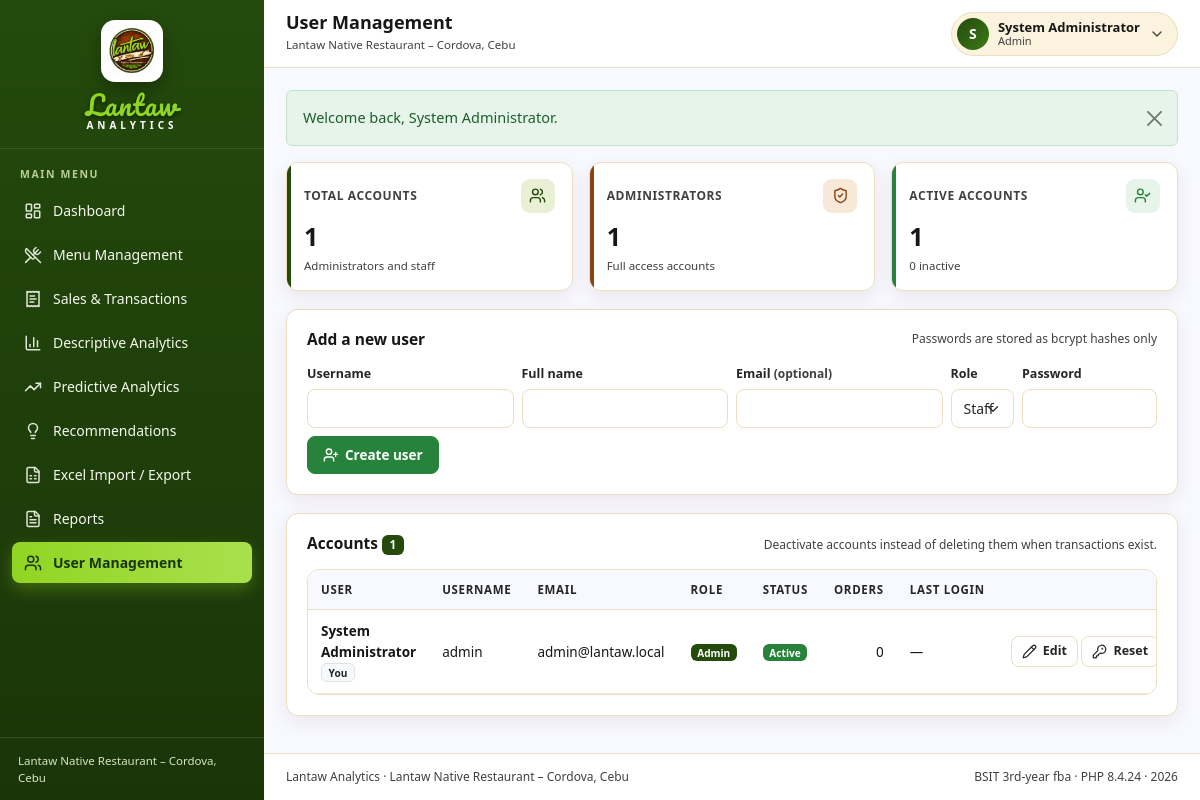
The app's page /modules/users/index.php (signed in) with its own data.
### tables this page shows
CREATE TABLE users (
  id            INT UNSIGNED NOT NULL AUTO_INCREMENT,
  username      VARCHAR(50)  NOT NULL,
  password_hash VARCHAR(255) NOT NULL,
  full_name     VARCHAR(100) NOT NULL,
  email         VARCHAR(100) DEFAULT NULL,
  role          ENUM('admin','staff') NOT NULL DEFAULT 'staff',
  is_active     TINYINT(1)   NOT NULL DEFAULT 1,
  last_login_at DATETIME     DEFAULT NULL,
  created_at    DATETIME     NOT NULL DEFAULT CURRENT_TIMESTAMP,
  updated_at    DATETIME     NOT NULL DEFAULT CURRENT_TIMESTAMP ON UPDATE CURRENT_TIMESTAMP,
  PRIMARY KEY (id),
  UNIQUE KEY uq_users_username (username),
  KEY idx_users_role (role)
);

### includes/auth.php (called while the page is built, shortened)
<?php
function current_user(): ?array
{
    return $_SESSION['user'] ?? null;
}
function require_login(): void
{
    $u = row('SELECT id, username, full_name, role, is_active FROM users WHERE id = ? LIMIT 1', [current_user()['id']]);
}
function require_admin(): void
{
    require_login();
}

### config/database.php (called while the page is built, shortened)
<?php
function db(): PDO
{
    static $pdo = null;
    if ($pdo instanceof PDO) {
        return $pdo;
    }
    $dsn = sprintf('mysql:host=%s;port=%s;dbname=%s;charset=utf8mb4', DB_HOST, DB_PORT, DB_NAME);
    try {
        $pdo = new PDO($dsn, DB_USER, DB_PASS, [
            PDO::ATTR_ERRMODE            => PDO::ERRMODE_EXCEPTION,
            PDO::ATTR_DEFAULT_FETCH_MODE => PDO::FETCH_ASSOC,
            PDO::ATTR_EMULATE_PREPARES   => false,
            PDO::ATTR_STRINGIFY_FETCHES  => false,
        ]);
    } catch (PDOException $e) {
        error_log('[db] connection failed: ' . $e->getMessage());
        http_response_code(500);
        echo '<!doctype html><html lang="en"><head><meta charset="utf-8"><title>Database error</title>'
            . '<style>body{font-family:system-ui,sans-serif;background:#FFF4D6;color:#1E293B;display:flex;'
            . 'align-items:center;justify-content:center;min-height:100vh;margin:0}'
            . '.box{background:#fff;border:1px solid #EBDFC0;border-radius:12px;padding:32px;max-width:540px}'
            . '</style></head><body><div class="box"><h2 style="color:#54260D;margin-top:0">Database connection failed</h2>'
            . '<p>The application could not connect to MySQL/MariaDB.</p>'
            . '<ul style="color:#6B5D45;font-size:14px;line-height:1.7">'
            . '<li>Make sure XAMPP MySQL is running.</li>'
            . '<li>Import <code>database/schema.sql</code> in phpMyAdmin.</li>'
            . '<li>Check <code>config/database.php</code> settings.</li></ul>'
            . '<p style="font-size:13px;color:#6B5D45">Technical details were written to storage/logs/app.log.</p>'
            . '</div></body></html>';
        exit;
    }
    return $pdo;
}
function q(string $sql, array $params = []): PDOStatement
{
    $stmt = db()->prepare($sql);
    $stmt->execute($params);
    return $stmt;
}
function rows(string $sql, array $params = []): array
{
    return q($sql, $params)->fetchAll();
}
function row(string $sql, array $params = []): ?array
{
    $r = q($sql, $params)->fetch();
    return $r === false ? null : $r;
}
function scalar(string $sql, array $params = []): mixed
{
    $v = q($sql, $params)->fetchColumn();
    return ($v === false || $v === null) ? null : $v;
}

### modules/users/index.php (the view, shortened to what this page needs)
<?php
require_admin();
$me = (int)(current_user()['id'] ?? 0);
$users = rows(
    'SELECT u.*,
            (SELECT COUNT(*) FROM orders o WHERE o.created_by = u.id) AS orders_cnt
     FROM users u ORDER BY (u.role = "admin") DESC, u.username'
);
$totalUsers = count($users);
$adminCount = (int)scalar("SELECT COUNT(*) FROM users WHERE role = 'admin'");
$activeCount = (int)scalar('SELECT COUNT(*) FROM users WHERE is_active = 1');
$page_title = 'User Management';
$page_active = 'users';
include dirname(__DIR__, 2) . '/includes/header.php';
?>
<div class="kpi-grid" style="grid-template-columns:repeat(auto-fit,minmax(220px,1fr))">
    <div class="kpi" style="--kpi-color:#244A0C;--kpi-bg:#E9F0D6">
        <div class="kpi-top"><span class="kpi-label">Total accounts</span>
            <span class="kpi-icon"><i data-lucide="users"></i></span></div>
        <div class="kpi-value"><?= number_format($totalUsers) ?></div>
        <div class="kpi-foot">Administrators and staff</div>
    </div>
    <div class="kpi" style="--kpi-color:#8B4513;--kpi-bg:#F7E8D8">
        <div class="kpi-top"><span class="kpi-label">Administrators</span>
            <span class="kpi-icon"><i data-lucide="shield-check"></i></span></div>
        <div class="kpi-value"><?= number_format($adminCount) ?></div>
        <div class="kpi-foot">Full access accounts</div>
    </div>
    <div class="kpi" style="--kpi-color:#27833B;--kpi-bg:#E6F4EA">
        <div class="kpi-top"><span class="kpi-label">Active accounts</span>
            <span class="kpi-icon"><i data-lucide="user-check"></i></span></div>
        <div class="kpi-value"><?= number_format($activeCount) ?></div>
        <div class="kpi-foot"><?= number_format($totalUsers - $activeCount) ?> inactive</div>
    </div>
</div>
<div class="card-box mb-3">
    <div class="card-head">
        <h4>Add a new user</h4>
        <span class="hint">Passwords are stored as bcrypt hashes only</span>
    </div>
    <form method="post" action="index.php" class="row g-2 align-items-end">
        <div class="col-12 col-md-3">
            <label class="form-label" for="username">Username</label>
            <input class="form-control" type="text" id="username" name="username" maxlength="50" required
                   pattern="[A-Za-z0-9_.\-]{3,50}" title="At least 3 characters: letters, numbers, dot, dash, underscore">
        </div>
        <div class="col-12 col-md-3">
            <label class="form-label" for="full_name">Full name</label>
            <input class="form-control" type="text" id="full_name" name="full_name" maxlength="100" required>
        </div>
        <div class="col-12 col-md-3">
            <label class="form-label" for="email">Email <span class="small-note">(optional)</span></label>
            <input class="form-control" type="email" id="email" name="email" maxlength="100">
        </div>
        <div class="col-6 col-md-1">
            <label class="form-label" for="role">Role</label>
            <select class="form-select" id="role" name="role" required>
                <option value="staff">Staff</option>
            </select>
        </div>
        <div class="col-6 col-md-2">
            <label class="form-label" for="password">Password</label>
            <input class="form-control" type="password" id="password" name="password" minlength="8" required
                   autocomplete="new-password">
        </div>
        <div class="col-12">
            <button class="btn btn-success btn-icon" type="submit"><i data-lucide="user-plus"></i> Create user</button>
        </div>
    </form>
</div>
<div class="card-box">
    <div class="card-head">
        <h4>Accounts <span class="badge bg-primary"><?= number_format($totalUsers) ?></span></h4>
        <span class="hint">Deactivate accounts instead of deleting them when transactions exist.</span>
    </div>
    <div class="table-wrap">
        <table class="table">
            <thead>
                <tr>
                    <th>User</th>
                    <th>Username</th>
                    <th>Email</th>
                    <th>Role</th>
                    <th>Status</th>
                    <th class="num">Orders</th>
                    <th>Last login</th>
                    <th class="text-end">Actions</th>
                </tr>
            </thead>
            <tbody>
            <?php foreach ($users as $u): ?>
                <tr class="<?= (int)$u['is_active'] === 1 ? '' : 'row-muted' ?>">
                    <td>
                        <strong><?= e($u['full_name']) ?></strong>
                        <?php if ((int)$u['id'] === $me): ?>
                            <span class="badge bg-light text-dark border">You</span>
                        <?php endif; ?>
                    </td>
                    <td><?= e($u['username']) ?></td>
                    <td><?= e($u['email'] ?? '—') ?></td>
                    <td><?= $u['role'] === 'admin'
                        ? '<span class="badge bg-primary">Admin</span>'
                        : '<span class="badge bg-light text-dark border">Staff</span>' ?></td>
                    <td><?= status_badge((int)$u['is_active'] === 1 ? 'active' : 'inactive') ?></td>
                    <td class="num"><?= number_format((int)$u['orders_cnt']) ?></td>
                    <td><?= e(format_date($u['last_login_at'], true)) ?></td>
                    <td class="text-end text-nowrap">
                        <button class="btn btn-sm btn-light btn-icon" type="button"
                                data-bs-toggle="modal" data-bs-target="#editUserModal"
                                data-id="<?= (int)$u['id'] ?>"
                                data-username="<?= e($u['username']) ?>"
                                data-full-name="<?= e($u['full_name']) ?>"
                                data-email="<?= e($u['email'] ?? '') ?>"
                                data-role="<?= e($u['role']) ?>">
                            <i data-lucide="pencil"></i> Edit
                        </button>
                        <button class="btn btn-sm btn-light btn-icon" type="button"
                                data-bs-toggle="modal" data-bs-target="#resetPasswordModal"
                                data-id="<?= (int)$u['id'] ?>"
                                data-username="<?= e($u['username']) ?>">
                            <i data-lucide="key-round"></i> Reset
                        </button>
                    </td>
                </tr>
            <?php endforeach; ?>
            </tbody>
        </table>
    </div>
</div>
<?php include dirname(__DIR__, 2) . '/includes/footer.php'; ?>

### includes/header.php (shortened to what this page needs)
<?php
$page_title = $page_title ?? 'Dashboard';
$page_active = $page_active ?? '';
$flashes = flash_pull();
?>
<!doctype html>
<html lang="en">
<head>
<link rel="stylesheet" href="<?= APP_URL ?>/assets/vendor/bootstrap.min.css">
<link rel="stylesheet" href="<?= APP_URL ?>/assets/css/style.css">
</head>
<body>
<?php require __DIR__ . '/sidebar.php'; ?>
<div class="main-wrap">
    <header class="topbar">
        <div class="topbar-title">
            <h1><?= e($page_title) ?></h1>
            <span class="topbar-sub"><?= e(APP_RESTAURANT) ?></span>
        </div>
        <div class="topbar-right">
            <?php $u = current_user(); ?>
            <div class="dropdown">
                <button class="user-chip" type="button" data-bs-toggle="dropdown" aria-expanded="false">
                    <span class="avatar"><?= e(strtoupper(mb_substr($u['full_name'] ?? 'U', 0, 1))) ?></span>
                    <span class="user-meta">
                        <strong><?= e($u['full_name'] ?? '') ?></strong>
                        <small><?= e(ucfirst($u['role'] ?? '')) ?></small>
                    </span>
                    <i data-lucide="chevron-down"></i>
                </button>
            </div>
        </div>
    </header>
    <main class="content">
        <?php foreach ($flashes as $f): ?>
            <div class="alert alert-<?= e($f['type'] === 'error' ? 'danger' : $f['type']) ?> alert-dismissible fade show" role="alert">
                <?= e($f['message']) ?>
                <button type="button" class="btn-close" data-bs-dismiss="alert" aria-label="Close"></button>
            </div>
        <?php endforeach; ?>

### includes/sidebar.php (shortened to what this page needs)
<?php
$active = $page_active ?? '';
$nav = [
    ['key' => 'dashboard', 'label' => 'Dashboard', 'icon' => 'layout-dashboard', 'url' => APP_URL . '/dashboard.php'],
    ['key' => 'menu', 'label' => 'Menu Management', 'icon' => 'utensils-crossed', 'url' => APP_URL . '/modules/menu/index.php'],
    ['key' => 'sales', 'label' => 'Sales & Transactions', 'icon' => 'receipt-text', 'url' => APP_URL . '/modules/sales/index.php'],
    ['key' => 'descriptive', 'label' => 'Descriptive Analytics', 'icon' => 'bar-chart-3', 'url' => APP_URL . '/modules/analytics/descriptive.php'],
    ['key' => 'predictive', 'label' => 'Predictive Analytics', 'icon' => 'trending-up', 'url' => APP_URL . '/modules/forecasting/index.php'],
    ['key' => 'prescriptive', 'label' => 'Recommendations', 'icon' => 'lightbulb', 'url' => APP_URL . '/modules/recommendations/index.php'],
    ['key' => 'data', 'label' => 'Excel Import / Export', 'icon' => 'file-spreadsheet', 'url' => APP_URL . '/modules/data-management/index.php'],
    ['key' => 'reports', 'label' => 'Reports', 'icon' => 'file-text', 'url' => APP_URL . '/modules/reports/index.php'],
];
if (is_admin()) {
    $nav[] = ['key' => 'users', 'label' => 'User Management', 'icon' => 'users', 'url' => APP_URL . '/modules/users/index.php'];
}
?>
<aside class="sidebar" id="appSidebar">
    <div class="sidebar-brand">
        <img class="brand-logo-img"
             src="<?= APP_URL ?>/assets/images/logo.png"
             alt="Lantaw Native Restaurant logo"
             width="62" height="62">
        <div class="brand-text">
            <strong class="brand-wordmark">Lantaw</strong>
            <span>Analytics</span>
        </div>
    </div>
    <div class="sidebar-section">Main menu</div>
    <nav class="sidebar-nav">
        <?php foreach ($nav as $item): ?>
            <a class="nav-link-item<?= $active === $item['key'] ? ' active' : '' ?>"
               href="<?= e($item['url']) ?>">
                <i data-lucide="<?= e($item['icon']) ?>"></i>
                <span><?= e($item['label']) ?></span>
            </a>
        <?php endforeach; ?>
    </nav>
    <div class="sidebar-footer">
        <div class="sidebar-note"><?= e(APP_RESTAURANT) ?></div>
         </div>
</aside>

### includes/functions.php (shortened to what this page needs)
<?php
function e(mixed $value): string
{
    return htmlspecialchars((string)($value ?? ''), ENT_QUOTES | ENT_SUBSTITUTE, 'UTF-8');
}
function format_date(?string $date, bool $withTime = false): string
{
    if ($date === null || $date === '' || $date === '0000-00-00') {
        return '—';
    }
    $ts = strtotime($date);
    return date($withTime ? 'M j, Y g:i A' : 'M j, Y', $ts);
}
function flash_pull(): array
{
    $all = $_SESSION['flash'] ?? [];
    return $all;
}
function status_badge(string $status): string
{
    $map = [
        'completed' => ['bg-success', 'Completed'],
        'voided'    => ['bg-danger', 'Voided'],
        'cancelled' => ['bg-secondary', 'Cancelled'],
        'active'    => ['bg-success', 'Active'],
        'inactive'  => ['bg-secondary', 'Inactive'],
        'new'       => ['bg-primary', 'New'],
        'reviewed'  => ['bg-info text-dark', 'Reviewed'],
        'dismissed' => ['bg-secondary', 'Dismissed'],
        'success'   => ['bg-success', 'Success'],
        'partial'   => ['bg-warning text-dark', 'Partial'],
        'failed'    => ['bg-danger', 'Failed'],
    ];
    [$class, $label] = $map[$status] ?? ['bg-secondary', ucfirst($status)];
    return '<span class="badge ' . $class . '">' . e($label) . '</span>';
}

### includes/footer.php (shortened to what this page needs)
    </main>
    <footer class="app-footer">
        <span><?= e(APP_NAME) ?> · <?= e(APP_RESTAURANT) ?></span>
        <span>BSIT 3rd-year fba · PHP <?= PHP_VERSION ?> · <?= e(date('Y')) ?></span>
    </footer>
</div>
</body>
</html>

### records on screen
users: full_name "S", full_name "System Administrator", role "Admin", shows "You", username "admin", email "admin@lantaw.local", orders_cnt "0", last_login_at "—"

### other values on screen
$item['label'] "Dashboard"
$item['label'] "Menu Management"
$item['label'] "Sales & Transactions"
$item['label'] "Descriptive Analytics"
$item['label'] "Predictive Analytics"
$item['label'] "Recommendations"
$item['label'] "Excel Import / Export"
$item['label'] "Reports"
$item['label'] "User Management"
APP_RESTAURANT "Lantaw Native Restaurant – Cordova, Cebu"
$page_title "User Management"
$f['message'] "Welcome back, System Administrator."
$totalUsers "1"
$adminCount "1"
$activeCount "1"
